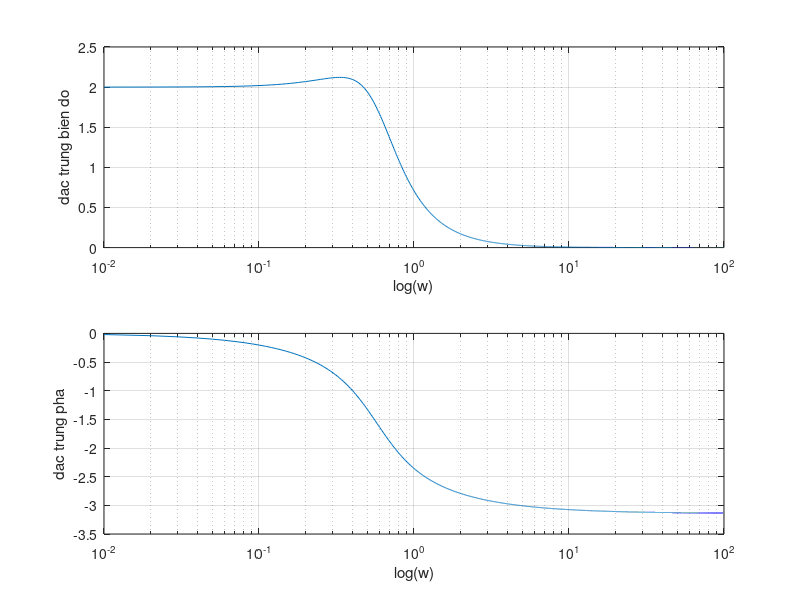
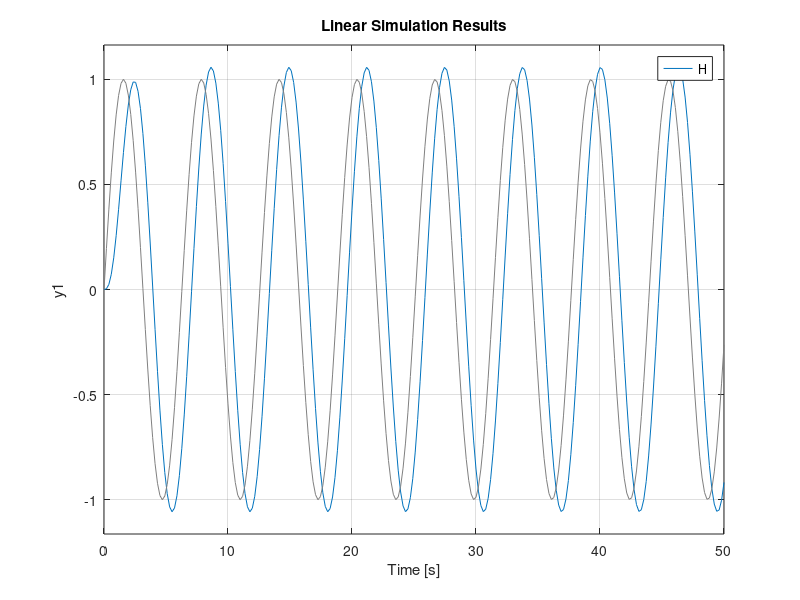
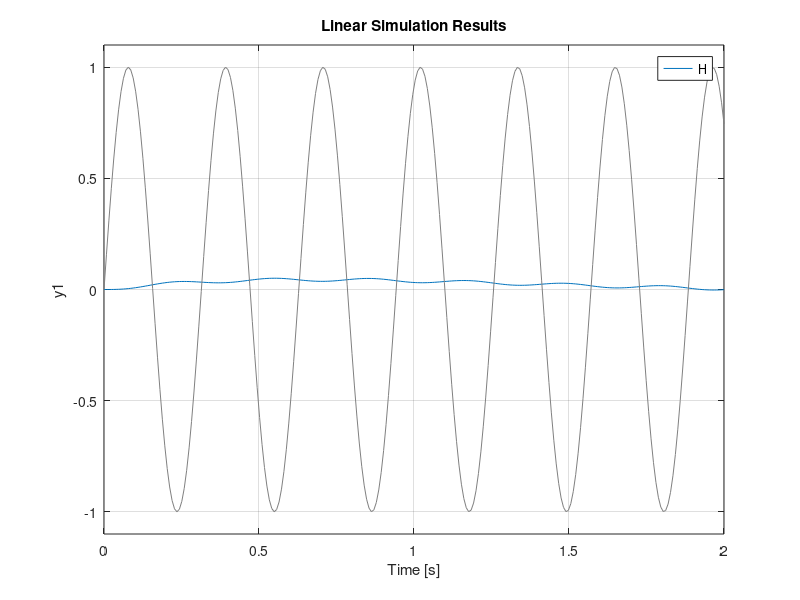

Here is the MATLAB script that generated these plots, in order:

clear;clc;close all;
num=[2];
dens=[3 2 1];
w=0:0.01:100; % tan so goc rad/s
H=freqs(num,dens,w);
biendo_H=abs(H);
pha_H=angle(H);

figure;
subplot(211);
semilogx(w,biendo_H);
%plot(w,biendo_H);
xlabel('log(w)');ylabel('dac trung bien do');
grid on
subplot(212);
semilogx(w,pha_H);
xlabel('log(w)');ylabel('dac trung pha');
grid on;

figure;
t=linspace(0,50,256);
Omega=1;
x=sin(Omega*t);
%plot(t,x);
H=tf([3],[1 2 3])
lsim(H,x,t)

figure;
t=linspace(0,2,256);
Omega=20;
x=sin(Omega*t);
%plot(t,x);
H=tf([3],[1 2 3])
lsim(H,x,t)